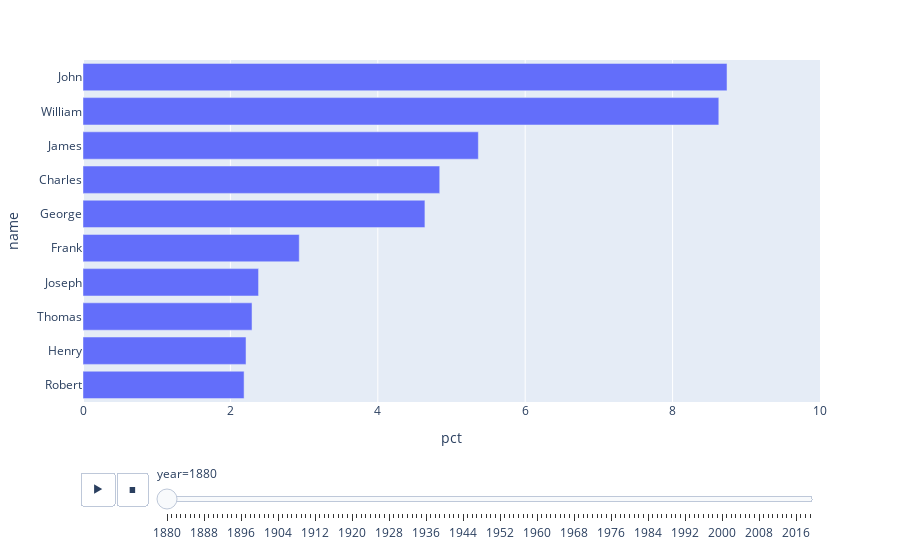

Here is the notebook cell this chart was saved with:
### Code cell
fig = px.bar(top_n_names_by_gender_year.query("gender=='M'"), x="pct", y="name", animation_frame="year", animation_group="name", orientation="h", range_x=[0,10])
fig.layout.updatemenus[0].buttons[0].args[1]["frame"]["duration"] = 200
fig.show()

### Figure 1 — Plotly figure (JSON) as saved in the notebook; plotly's stock layout.template omitted (floating-point values rounded to 4 significant figures)
{"data": [{"alignmentgroup": "True", "hovertemplate": "year=1880<br>pct=%{x}<br>name=%{y}<extra></extra>", "ids": ["Robert", "Henry", "Thomas", "Joseph", "Frank", "George", "Charles", "James", "William", "John"], "legendgroup": "", "marker": {"color": "#636efa"}, "name": "", "offsetgroup": "", "orientation": "h", "showlegend": false, "textposition": "auto", "type": "bar", "x": [2.186, 2.212, 2.293, 2.382, 2.934, 4.639, 4.84, 5.364, 8.627, 8.738], "xaxis": "x", "y": ["Robert", "Henry", "Thomas", "Joseph", "Frank", "George", "Charles", "James", "William", "John"], "yaxis": "y"}], "layout": {"barmode": "relative", "legend": {"tracegroupgap": 0}, "margin": {"t": 60}, "sliders": [{"active": 0, "currentvalue": {"prefix": "year="}, "len": 0.9, "pad": {"b": 10, "t": 60}, "steps": [{"args": [["1880"], {"frame": {"duration": 0, "redraw": true}, "fromcurrent": true, "mode": "immediate", "transition": {"duration": 0, "easing": "linear"}}], "label": "1880", "method": "animate"}, {"args": [["1881"], {"frame": {"duration": 0, "redraw": true}, "fromcurrent": true, "mode": "immediate", "transition": {"duration": 0, "easing": "linear"}}], "label": "1881", "method": "animate"}, {"args": [["1882"], {"frame": {"duration": 0, "redraw": true}, "fromcurrent": true, "mode": "immediate", "transition": {"duration": 0, "easing": "linear"}}], "label": "1882", "method": "animate"}, {"args": [["1883"], {"frame": {"duration": 0, "redraw": true}, "fromcurrent": true, "mode": "immediate", "transition": {"duration": 0, "easing": "linear"}}], "label": "1883", "method": "animate"}, {"args": [["1884"], {"frame": {"duration": 0, "redraw": true}, "fromcurrent": true, "mode": "immediate", "transition": {"duration": 0, "easing": "linear"}}], "label": "1884", "method": "animate"}, {"args": [["1885"], {"frame": {"duration": 0, "redraw": true}, "fromcurrent": true, "mode": "immediate", "transition": {"duration": 0, "easing": "linear"}}], "label": "1885", "method": "animate"}, {"args": [["1886"], {"frame": {"duration": 0, "redraw": true}, "fromcurrent": true, "mode": "immediate", "transition": {"duration": 0, "easing": "linear"}}], "label": "1886", "method": "animate"}, {"args": [["1887"], {"frame": {"duration": 0, "redraw": true}, "fromcurrent": true, "mode": "immediate", "transition": {"duration": 0, "easing": "linear"}}], "label": "1887", "method": "animate"}, {"args": [["1888"], {"frame": {"duration": 0, "redraw": true}, "fromcurrent": true, "mode": "immediate", "transition": {"duration": 0, "easing": "linear"}}], "label": "1888", "method": "animate"}, {"args": [["1889"], {"frame": {"duration": 0, "redraw": true}, "fromcurrent": true, "mode": "immediate", "transition": {"duration": 0, "easing": "linear"}}], "label": "1889", "method": "animate"}, {"args": [["1890"], {"frame": {"duration": 0, "redraw": true}, "fromcurrent": true, "mode": "immediate", "transition": {"duration": 0, "easing": "linear"}}], "label": "1890", "method": "animate"}, {"args": [["1891"], {"frame": {"duration": 0, "redraw": true}, "fromcurrent": true, "mode": "immediate", "transition": {"duration": 0, "easing": "linear"}}], "label": "1891", "method": "animate"}, {"args": [["1892"], {"frame": {"duration": 0, "redraw": true}, "fromcurrent": true, "mode": "immediate", "transition": {"duration": 0, "easing": "linear"}}], "label": "1892", "method": "animate"}, {"args": [["1893"], {"frame": {"duration": 0, "redraw": true}, "fromcurrent": true, "mode": "immediate", "transition": {"duration": 0, "easing": "linear"}}], "label": "1893", "method": "animate"}, {"args": [["1894"], {"frame": {"duration": 0, "redraw": true}, "fromcurrent": true, "mode": "immediate", "transition": {"duration": 0, "easing": "linear"}}], "label": "1894", "method": "animate"}, {"args": [["1895"], {"frame": {"duration": 0, "redraw": true}, "fromcurrent": true, "mode": "immediate", "transition": {"duration": 0, "easing": "linear"}}], "label": "1895", "method": "animate"}, {"args": [["1896"], {"frame": {"duration": 0, "redraw": true}, "fromcurrent": true, "mode": "immediate", "transition": {"duration": 0, "easing": "linear"}}], "label": "1896", "method": "animate"}, {"args": [["1897"], {"frame": {"duration": 0, "redraw": true}, "fromcurrent": true, "mode": "immediate", "transition": {"duration": 0, "easing": "linear"}}], "label": "1897", "method": "animate"}, {"args": [["1898"], {"frame": {"duration": 0, "redraw": true}, "fromcurrent": true, "mode": "immediate", "transition": {"duration": 0, "easing": "linear"}}], "label": "1898", "method": "animate"}, {"args": [["1899"], {"frame": {"duration": 0, "redraw": true}, "fromcurrent": true, "mode": "immediate", "transition": {"duration": 0, "easing": "linear"}}], "label": "1899", "method": "animate"}, {"args": [["1900"], {"frame": {"duration": 0, "redraw": true}, "fromcurrent": true, "mode": "immediate", "transition": {"duration": 0, "easing": "linear"}}], "label": "1900", "method": "animate"}, {"args": [["1901"], {"frame": {"duration": 0, "redraw": true}, "fromcurrent": true, "mode": "immediate", "transition": {"duration": 0, "easing": "linear"}}], "label": "1901", "method": "animate"}, {"args": [["1902"], {"frame": {"duration": 0, "redraw": true}, "fromcurrent": true, "mode": "immediate", "transition": {"duration": 0, "easing": "linear"}}], "label": "1902", "method": "animate"}, {"args": [["1903"], {"frame": {"duration": 0, "redraw": true}, "fromcurrent": true, "mode": "immediate", "transition": {"duration": 0, "easing": "linear"}}], "label": "1903", "method": "animate"}, {"args": [["1904"], {"frame": {"duration": 0, "redraw": true}, "fromcurrent": true, "mode": "immediate", "transition": {"duration": 0, "easing": "linear"}}], "label": "1904", "method": "animate"}, {"args": [["1905"], {"frame": {"duration": 0, "redraw": true}, "fromcurrent": true, "mode": "immediate", "transition": {"duration": 0, "easing": "linear"}}], "label": "1905", "method": "animate"}, {"args": [["1906"], {"frame": {"duration": 0, "redraw": true}, "fromcurrent": true, "mode": "immediate", "transition": {"duration": 0, "easing": "linear"}}], "label": "1906", "method": "animate"}, {"args": [["1907"], {"frame": {"duration": 0, "redraw": true}, "fromcurrent": true, "mode": "immediate", "transition": {"duration": 0, "easing": "linear"}}], "label": "1907", "method": "animate"}, {"args": [["1908"], {"frame": {"duration": 0, "redraw": true}, "fromcurrent": true, "mode": "immediate", "transition": {"duration": 0, "easing": "linear"}}], "label": "1908", "method": "animate"}, {"args": [["1909"], {"frame": {"duration": 0, "redraw": true}, "fromcurrent": true, "mode": "immediate", "transition": {"duration": 0, "easing": "linear"}}], "label": "1909", "method": "animate"}, {"args": [["1910"], {"frame": {"duration": 0, "redraw": true}, "fromcurrent": true, "mode": "immediate", "transition": {"duration": 0, "easing": "linear"}}], "label": "1910", "method": "animate"}, {"args": [["1911"], {"frame": {"duration": 0, "redraw": true}, "fromcurrent": true, "mode": "immediate", "transition": {"duration": 0, "easing": "linear"}}], "label": "1911", "method": "animate"}, {"args": [["1912"], {"frame": {"duration": 0, "redraw": true}, "fromcurrent": true, "mode": "immediate", "transition": {"duration": 0, "easing": "linear"}}], "label": "1912", "method": "animate"}, {"args": [["1913"], {"frame": {"duration": 0, "redraw": true}, "fromcurrent": true, "mode": "immediate", "transition": {"duration": 0, "easing": "linear"}}], "label": "1913", "method": "animate"}, {"args": [["1914"], {"frame": {"duration": 0, "redraw": true}, "fromcurrent": true, "mode": "immediate", "transition": {"duration": 0, "easing": "linear"}}], "label": "1914", "method": "animate"}, {"args": [["1915"], {"frame": {"duration": 0, "redraw": true}, "fromcurrent": true, "mode": "immediate", "transition": {"duration": 0, "easing": "linear"}}], "label": "1915", "method": "animate"}, {"args": [["1916"], {"frame": {"duration": 0, "redraw": true}, "fromcurrent": true, "mode": "immediate", "transition": {"duration": 0, "easing": "linear"}}], "label": "1916", "method": "animate"}, {"args": [["1917"], {"frame": {"duration": 0, "redraw": true}, "fromcurrent": true, "mode": "immediate", "transition": {"duration": 0, "easing": "linear"}}], "label": "1917", "method": "animate"}, {"args": [["1918"], {"frame": {"duration": 0, "redraw": true}, "fromcurrent": true, "mode": "immediate", "transition": {"duration": 0, "easing": "linear"}}], "label": "1918", "method": "animate"}, {"args": [["1919"], {"frame": {"duration": 0, "redraw": true}, "fromcurrent": true, "mode": "immediate", "transition": {"duration": 0, "easing": "linear"}}], "label": "1919", "method": "animate"}, {"args": [["1920"], {"frame": {"duration": 0, "redraw": true}, "fromcurrent": true, "mode": "immediate", "transition": {"duration": 0, "easing": "linear"}}], "label": "1920", "method": "animate"}, {"args": [["1921"], {"frame": {"duration": 0, "redraw": true}, "fromcurrent": true, "mode": "immediate", "transition": {"duration": 0, "easing": "linear"}}], "label": "1921", "method": "animate"}, {"args": [["1922"], {"frame": {"duration": 0, "redraw": true}, "fromcurrent": true, "mode": "immediate", "transition": {"duration": 0, "easing": "linear"}}], "label": "1922", "method": "animate"}, {"args": [["1923"], {"frame": {"duration": 0, "redraw": true}, "fromcurrent": true, "mode": "immediate", "transition": {"duration": 0, "easing": "linear"}}], "label": "1923", "method": "animate"}, {"args": [["1924"], {"frame": {"duration": 0, "redraw": true}, "fromcurrent": true, "mode": "immediate", "transition": {"duration": 0, "easing": "linear"}}], "label": "1924", "method": "animate"}, {"args": [["1925"], {"frame": {"duration": 0, "redraw": true}, "fromcurrent": true, "mode": "immediate", "transition": {"duration": 0, "easing": "linear"}}], "label": "1925", "method": "animate"}, {"args": [["1926"], {"frame": {"duration": 0, "redraw": true}, "fromcurrent": true, "mode": "immediate", "transition": {"duration": 0, "easing": "linear"}}], "label": "1926", "method": "animate"}, {"args": [["1927"], {"frame": {"duration": 0, "redraw": true}, "fromcurrent": true, "mode": "immediate", "transition": {"duration": 0, "easing": "linear"}}], "label": "1927", "method": "animate"}, {"args": [["1928"], {"frame": {"duration": 0, "redraw": true}, "fromcurrent": true, "mode": "immediate", "transition": {"duration": 0, "easing": "linear"}}], "label": "1928", "method": "animate"}, {"args": [["1929"], {"frame": {"duration": 0, "redraw": true}, "fromcurrent": true, "mode": "immediate", "transition": {"duration": 0, "easing": "linear"}}], "label": "1929", "method": "animate"}, {"args": [["1930"], {"frame": {"duration": 0, "redraw": true}, "fromcurrent": true, "mode": "immediate", "transition": {"duration": 0, "easing": "linear"}}], "label": "1930", "method": "animate"}, {"args": [["1931"], {"frame": {"duration": 0, "redraw": true}, "fromcurrent": true, "mode": "immediate", "transition": {"duration": 0, "easing": "linear"}}], "label": "1931", "method": "animate"}, {"args": [["1932"], {"frame": {"duration": 0, "redraw": true}, "fromcurrent": true, "mode": "immediate", "transition": {"duration": 0, "easing": "linear"}}], "label": "1932", "method": "animate"}, {"args": [["1933"], {"frame": {"duration": 0, "redraw": true}, "fromcurrent": true, "mode": "immediate", "transition": {"duration": 0, "easing": "linear"}}], "label": "1933", "method": "animate"}, {"args": [["1934"], {"frame": {"duration": 0, "redraw": true}, "fromcurrent": true, "mode": "immediate", "transition": {"duration": 0, "easing": "linear"}}], "label": "1934", "method": "animate"}, {"args": [["1935"], {"frame": {"duration": 0, "redraw": true}, "fromcurrent": true, "mode": "immediate", "transition": {"duration": 0, "easing": "linear"}}], "label": "1935", "method": "animate"}, {"args": [["1936"], {"frame": {"duration": 0, "redraw": true}, "fromcurrent": true, "mode": "immediate", "transition": {"duration": 0, "easing": "linear"}}], "label": "1936", "method": "animate"}, {"args": [["1937"], {"frame": {"duration": 0, "redraw": true}, "fromcurrent": true, "mode": "immediate", "transition": {"duration": 0, "easing": "linear"}}], "label": "1937", "method": "animate"}, {"args": [["1938"], {"frame": {"duration": 0, "redraw": true}, "fromcurrent": true, "mode": "immediate", "transition": {"duration": 0, "easing": "linear"}}], "label": "1938", "method": "animate"}, {"args": [["1939"], {"frame": {"duration": 0, "redraw": true}, "fromcurrent": true, "mode": "immediate", "transition": {"duration": 0, "easing": "linear"}}], "label": "1939", "method": "animate"}, {"args": [["1940"], {"frame": {"duration": 0, "redraw": true}, "fromcurrent": true, "mode": "immediate", "transition": {"duration": 0, "easing": "linear"}}], "label": "1940", "method": "animate"}, {"args": [["1941"], {"frame": {"duration": 0, "redraw": true}, "fromcurrent": true, "mode": "immediate", "transition": {"duration": 0, "easing": "linear"}}], "label": "1941", "method": "animate"}, {"args": [["1942"], {"frame": {"duration": 0, "redraw": true}, "fromcurrent": true, "mode": "immediate", "transition": {"duration": 0, "easing": "linear"}}], "label": "1942", "method": "animate"}, {"args": [["1943"], {"frame": {"duration": 0, "redraw": true}, "fromcurrent": true, "mode": "immediate", "transition": {"duration": 0, "easing": "linear"}}], "label": "1943", "method": "animate"}, {"args": [["1944"], {"frame": {"duration": 0, "redraw": true}, "fromcurrent": true, "mode": "immediate", "transition": {"duration": 0, "easing": "linear"}}], "label": "1944", "method": "animate"}, {"args": [["1945"], {"frame": {"duration": 0, "redraw": true}, "fromcurrent": true, "mode": "immediate", "transition": {"duration": 0, "easing": "linear"}}], "label": "1945", "method": "animate"}, {"args": [["1946"], {"frame": {"duration": 0, "redraw": true}, "fromcurrent": true, "mode": "immediate", "transition": {"duration": 0, "easing": "linear"}}], "label": "1946", "method": "animate"}, {"args": [["1947"], {"frame": {"duration": 0, "redraw": true}, "fromcurrent": true, "mode": "immediate", "transition": {"duration": 0, "easing": "linear"}}], "label": "1947", "method": "animate"}, {"args": [["1948"], {"frame": {"duration": 0, "redraw": true}, "fromcurrent": true, "mode": "immediate", "transition": {"duration": 0, "easing": "linear"}}], "label": "1948", "method": "animate"}, {"args": [["1949"], {"frame": {"duration": 0, "redraw": true}, "fromcurrent": true, "mode": "immediate", "transition": {"duration": 0, "easing": "linear"}}], "label": "1949", "method": "animate"}, {"args": [["1950"], {"frame": {"duration": 0, "redraw": true}, "fromcurrent": true, "mode": "immediate", "transition": {"duration": 0, "easing": "linear"}}], "label": "1950", "method": "animate"}, {"args": [["1951"], {"frame": {"duration": 0, "redraw": true}, "fromcurrent": true, "mode": "immediate", "transition": {"duration": 0, "easing": "linear"}}], "label": "1951", "method": "animate"}, {"args": [["1952"], {"frame": {"duration": 0, "redraw": true}, "fromcurrent": true, "mode": "immediate", "transition": {"duration": 0, "easing": "linear"}}], "label": "1952", "method": "animate"}, {"args": [["1953"], {"frame": {"duration": 0, "redraw": true}, "fromcurrent": true, "mode": "immediate", "transition": {"duration": 0, "easing": "linear"}}], "label": "1953", "method": "animate"}, {"args": [["1954"], {"frame": {"duration": 0, "redraw": true}, "fromcurrent": true, "mode": "immediate", "transition": {"duration": 0, "easing": "linear"}}], "label": "1954", "method": "animate"}, {"args": [["1955"], {"frame": {"duration": 0, "redraw": true}, "fromcurrent": true, "mode": "immediate", "transition": {"duration": 0, "easing": "linear"}}], "label": "1955", "method": "animate"}, {"args": [["1956"], {"frame": {"duration": 0, "redraw": true}, "fromcurrent": true, "mode": "immediate", "transition": {"duration": 0, "easing": "linear"}}], "label": "1956", "method": "animate"}, {"args": [["1957"], {"frame": {"duration": 0, "redraw": true}, "fromcurrent": true, "mode": "immediate", "transition": {"duration": 0, "easing": "linear"}}], "label": "1957", "method": "animate"}, {"args": [["1958"], {"frame": {"duration": 0, "redraw": true}, "fromcurrent": true, "mode": "immediate", "transition": {"duration": 0, "easing": "linear"}}], "label": "1958", "method": "animate"}, {"args": [["1959"], {"frame": {"duration": 0, "redraw": true}, "fromcurrent": true, "mode": "immediate", "transition": {"duration": 0, "easing": "linear"}}], "label": "1959", "method": "animate"}, {"args": [["1960"], {"frame": {"duration": 0, "redraw": true}, "fromcurrent": true, "mode": "immediate", "transition": {"duration": 0, "easing": "linear"}}], "label": "1960", "method": "animate"}, {"args": [["1961"], {"frame": {"duration": 0, "redraw": true}, "fromcurrent": true, "mode": "immediate", "transition": {"duration": 0, "easing": "linear"}}], "label": "1961", "method": "animate"}, {"args": [["1962"], {"frame": {"duration": 0, "redraw": true}, "fromcurrent": true, "mode": "immediate", "transition": {"duration": 0, "easing": "linear"}}], "label": "1962", "method": "animate"}, {"args": [["1963"], {"frame": {"duration": 0, "redraw": true}, "fromcurrent": true, "mode": "immediate", "transition": {"duration": 0, "easing": "linear"}}], "label": "1963", "method": "animate"}, {"args": [["1964"], {"frame": {"duration": 0, "redraw": true}, "fromcurrent": true, "mode": "immediate", "transition": {"duration": 0, "easing": "linear"}}], "label": "1964", "method": "animate"}, {"args": [["1965"], {"frame": {"duration": 0, "redraw": true}, "fromcurrent": true, "mode": "immediate", "transition": {"duration": 0, "easing": "linear"}}], "label": "1965", "method": "animate"}, {"args": [["1966"], {"frame": {"duration": 0, "redraw": true}, "fromcurrent": true, "mode": "immediate", "transition": {"duration": 0, "easing": "linear"}}], "label": "1966", "method": "animate"}, {"args": [["1967"], {"frame": {"duration": 0, "redraw": true}, "fromcurrent": true, "mode": "immediate", "transition": {"duration": 0, "easing": "linear"}}], "label": "1967", "method": "animate"}, {"args": [["1968"], {"frame": {"duration": 0, "redraw": true}, "fromcurrent": true, "mode": "immediate", "transition": {"duration": 0, "easing": "linear"}}], "label": "1968", "method": "animate"}, {"args": [["1969"], {"frame": {"duration": 0, "redraw": true}, "fromcurrent": true, "mode": "immediate", "transition": {"duration": 0, "easing": "linear"}}], "label": "1969", "method": "animate"}, {"args": [["1970"], {"frame": {"duration": 0, "redraw": true}, "fromcurrent": true, "mode": "immediate", "transition": {"duration": 0, "easing": "linear"}}], "label": "1970", "method": "animate"}, {"args": [["1971"], {"frame": {"duration": 0, "redraw": true}, "fromcurrent": true, "mode": "immediate", "transition": {"duration": 0, "easing": "linear"}}], "label": "1971", "method": "animate"}, {"args": [["1972"], {"frame": {"duration": 0, "redraw": true}, "fromcurrent": true, "mode": "immediate", "transition": {"duration": 0, "easing": "linear"}}], "label": "1972", "method": "animate"}, {"args": [["1973"], {"frame": {"duration": 0, "redraw": true}, "fromcurrent": true, "mode": "immediate", "transition": {"duration": 0, "easing": "linear"}}], "label": "1973", "method": "animate"}, {"args": [["1974"], {"frame": {"duration": 0, "redraw": true}, "fromcurrent": true, "mode": "immediate", "transition": {"duration": 0, "easing": "linear"}}], "label": "1974", "method": "animate"}, {"args": [["1975"], {"frame": {"duration": 0, "redraw": true}, "fromcurrent": true, "mode": "immediate", "transition": {"duration": 0, "easing": "linear"}}], "label": "1975", "method": "animate"}, {"args": [["1976"], {"frame": {"duration": 0, "redraw": true}, "fromcurrent": true, "mode": "immediate", "transition": {"duration": 0, "easing": "linear"}}], "label": "1976", "method": "animate"}, {"args": [["1977"], {"frame": {"duration": 0, "redraw": true}, "fromcurrent": true, "mode": "immediate", "transition": {"duration": 0, "easing": "linear"}}], "label": "1977", "method": "animate"}, {"args": [["1978"], {"frame": {"duration": 0, "redraw": true}, "fromcurrent": true, "mode": "immediate", "transition": {"duration": 0, "easing": "linear"}}], "label": "1978", "method": "animate"}, {"args": [["1979"], {"frame": {"duration": 0, "redraw": true}, "fromcurrent": true, "mode": "immediate", "transition": {"duration": 0, "easing": "linear"}}], "label": "1979", "method": "animate"}, {"args": [["1980"], {"frame": {"duration": 0, "redraw": true}, "fromcurrent": true, "mode": "immediate", "transition": {"duration": 0, "easing": "linear"}}], "label": "1980", "method": "animate"}, {"args": [["1981"], {"frame": {"duration": 0, "redraw": true}, "fromcurrent": true, "mode": "immediate", "transition": {"duration": 0, "easing": "linear"}}], "label": "1981", "method": "animate"}, {"args": [["1982"], {"frame": {"duration": 0, "redraw": true}, "fromcurrent": true, "mode": "immediate", "transition": {"duration": 0, "easing": "linear"}}], "label": "1982", "method": "animate"}, {"args": [["1983"], {"frame": {"duration": 0, "redraw": true}, "fromcurrent": true, "mode": "immediate", "transition": {"duration": 0, "easing": "linear"}}], "label": "1983", "method": "animate"}, {"args": [["1984"], {"frame": {"duration": 0, "redraw": true}, "fromcurrent": true, "mode": "immediate", "transition": {"duration": 0, "easing": "linear"}}], "label": "1984", "method": "animate"}, {"args": [["1985"], {"frame": {"duration": 0, "redraw": true}, "fromcurrent": true, "mode": "immediate", "transition": {"duration": 0, "easing": "linear"}}], "label": "1985", "method": "animate"}, {"args": [["1986"], {"frame": {"duration": 0, "redraw": true}, "fromcurrent": true, "mode": "immediate", "transition": {"duration": 0, "easing": "linear"}}], "label": "1986", "method": "animate"}, {"args": [["1987"], {"frame": {"duration": 0, "redraw": true}, "fromcurrent": true, "mode": "immediate", "transition": {"duration": 0, "easing": "linear"}}], "label": "1987", "method": "animate"}, {"args": [["1988"], {"frame": {"duration": 0, "redraw": true}, "fromcurrent": true, "mode": "immediate", "transition": {"duration": 0, "easing": "linear"}}], "label": "1988", "method": "animate"}, {"args": [["1989"], {"frame": {"duration": 0, "redraw": true}, "fromcurrent": true, "mode": "immediate", "transition": {"duration": 0, "easing": "linear"}}], "label": "1989", "method": "animate"}, {"args": [["1990"], {"frame": {"duration": 0, "redraw": true}, "fromcurrent": true, "mode": "immediate", "transition": {"duration": 0, "easing": "linear"}}], "label": "1990", "method": "animate"}, {"args": [["1991"], {"frame": {"duration": 0, "redraw": true}, "fromcurrent": true, "mode": "immediate", "transition": {"duration": 0, "easing": "linear"}}], "label": "1991", "method": "animate"}, {"args": [["1992"], {"frame": {"duration": 0, "redraw": true}, "fromcurrent": true, "mode": "immediate", "transition": {"duration": 0, "easing": "linear"}}], "label": "1992", "method": "animate"}, {"args": [["1993"], {"frame": {"duration": 0, "redraw": true}, "fromcurrent": true, "mode": "immediate", "transition": {"duration": 0, "easing": "linear"}}], "label": "1993", "method": "animate"}, {"args": [["1994"], {"frame": {"duration": 0, "redraw": true}, "fromcurrent": true, "mode": "immediate", "transition": {"duration": 0, "easing": "linear"}}], "label": "1994", "method": "animate"}, {"args": [["1995"], {"frame": {"duration": 0, "redraw": true}, "fromcurrent": true, "mode": "immediate", "transition": {"duration": 0, "easing": "linear"}}], "label": "1995", "method": "animate"}, {"args": [["1996"], {"frame": {"duration": 0, "redraw": true}, "fromcurrent": true, "mode": "immediate", "transition": {"duration": 0, "easing": "linear"}}], "label": "1996", "method": "animate"}, {"args": [["1997"], {"frame": {"duration": 0, "redraw": true}, "fromcurrent": true, "mode": "immediate", "transition": {"duration": 0, "easing": "linear"}}], "label": "1997", "method": "animate"}, {"args": [["1998"], {"frame": {"duration": 0, "redraw": true}, "fromcurrent": true, "mode": "immediate", "transition": {"duration": 0, "easing": "linear"}}], "label": "1998", "method": "animate"}, {"args": [["1999"], {"frame": {"duration": 0, "redraw": true}, "fromcurrent": true, "mode": "immediate", "transition": {"duration": 0, "easing": "linear"}}], "label": "1999", "method": "animate"}, {"args": [["2000"], {"frame": {"duration": 0, "redraw": true}, "fromcurrent": true, "mode": "immediate", "transition": {"duration": 0, "easing": "linear"}}], "label": "2000", "method": "animate"}, {"args": [["2001"], {"frame": {"duration": 0, "redraw": true}, "fromcurrent": true, "mode": "immediate", "transition": {"duration": 0, "easing": "linear"}}], "label": "2001", "method": "animate"}, {"args": [["2002"], {"frame": {"duration": 0, "redraw": true}, "fromcurrent": true, "mode": "immediate", "transition": {"duration": 0, "easing": "linear"}}], "label": "2002", "method": "animate"}, {"args": [["2003"], {"frame": {"duration": 0, "redraw": true}, "fromcurrent": true, "mode": "immediate", "transition": {"duration": 0, "easing": "linear"}}], "label": "2003", "method": "animate"}, {"args": [["2004"], {"frame": {"duration": 0, "redraw": true}, "fromcurrent": true, "mode": "immediate", "transition": {"duration": 0, "easing": "linear"}}], "label": "2004", "method": "animate"}, {"args": [["2005"], {"frame": {"duration": 0, "redraw": true}, "fromcurrent": true, "mode": "immediate", "transition": {"duration": 0, "easing": "linear"}}], "label": "2005", "method": "animate"}, {"args": [["2006"], {"frame": {"duration": 0, "redraw": true}, "fromcurrent": true, "mode": "immediate", "transition": {"duration": 0, "easing": "linear"}}], "label": "2006", "method": "animate"}, {"args": [["2007"], {"frame": {"duration": 0, "redraw": true}, "fromcurrent": true, "mode": "immediate", "transition": {"duration": 0, "easing": "linear"}}], "label": "2007", "method": "animate"}, {"args": [["2008"], {"frame": {"duration": 0, "redraw": true}, "fromcurrent": true, "mode": "immediate", "transition": {"duration": 0, "easing": "linear"}}], "label": "2008", "method": "animate"}, {"args": [["2009"], {"frame": {"duration": 0, "redraw": true}, "fromcurrent": true, "mode": "immediate", "transition": {"duration": 0, "easing": "linear"}}], "label": "2009", "method": "animate"}, {"args": [["2010"], {"frame": {"duration": 0, "redraw": true}, "fromcurrent": true, "mode": "immediate", "transition": {"duration": 0, "easing": "linear"}}], "label": "2010", "method": "animate"}, {"args": [["2011"], {"frame": {"duration": 0, "redraw": true}, "fromcurrent": true, "mode": "immediate", "transition": {"duration": 0, "easing": "linear"}}], "label": "2011", "method": "animate"}, {"args": [["2012"], {"frame": {"duration": 0, "redraw": true}, "fromcurrent": true, "mode": "immediate", "transition": {"duration": 0, "easing": "linear"}}], "label": "2012", "method": "animate"}, {"args": [["2013"], {"frame": {"duration": 0, "redraw": true}, "fromcurrent": true, "mode": "immediate", "transition": {"duration": 0, "easing": "linear"}}], "label": "2013", "method": "animate"}, {"args": [["2014"], {"frame": {"duration": 0, "redraw": true}, "fromcurrent": true, "mode": "immediate", "transition": {"duration": 0, "easing": "linear"}}], "label": "2014", "method": "animate"}, {"args": [["2015"], {"frame": {"duration": 0, "redraw": true}, "fromcurrent": true, "mode": "immediate", "transition": {"duration": 0, "easing": "linear"}}], "label": "2015", "method": "animate"}, {"args": [["2016"], {"frame": {"duration": 0, "redraw": true}, "fromcurrent": true, "mode": "immediate", "transition": {"duration": 0, "easing": "linear"}}], "label": "2016", "method": "animate"}, {"args": [["2017"], {"frame": {"duration": 0, "redraw": true}, "fromcurrent": true, "mode": "immediate", "transition": {"duration": 0, "easing": "linear"}}], "label": "2017", "method": "animate"}, {"args": [["2018"], {"frame": {"duration": 0, "redraw": true}, "fromcurrent": true, "mode": "immediate", "transition": {"duration": 0, "easing": "linear"}}], "label": "2018", "method": "animate"}, {"args": [["2019"], {"frame": {"duration": 0, "redraw": true}, "fromcurrent": true, "mode": "immediate", "transition": {"duration": 0, "easing": "linear"}}], "label": "2019", "method": "animate"}], "x": 0.1, "xanchor": "left", "y": 0, "yanchor": "top"}], "updatemenus": [{"buttons": [{"args": [null, {"frame": {"duration": 200, "redraw": true}, "fromcurrent": true, "mode": "immediate", "transition": {"duration": 500, "easing": "linear"}}], "label": "&#9654;", "method": "animate"}, {"args": [[null], {"frame": {"duration": 0, "redraw": true}, "fromcurrent": true, "mode": "immediate", "transition": {"duration": 0, "easing": "linear"}}], "label": "&#9724;", "method": "animate"}], "direction": "left", "pad": {"r": 10, "t": 70}, "showactive": false, "type": "buttons", "x": 0.1, "xanchor": "right", "y": 0, "yanchor": "top"}], "xaxis": {"anchor": "y", "domain": [0, 1], "range": [0, 10], "title": {"text": "pct"}}, "yaxis": {"anchor": "x", "domain": [0, 1], "title": {"text": "name"}}}}
